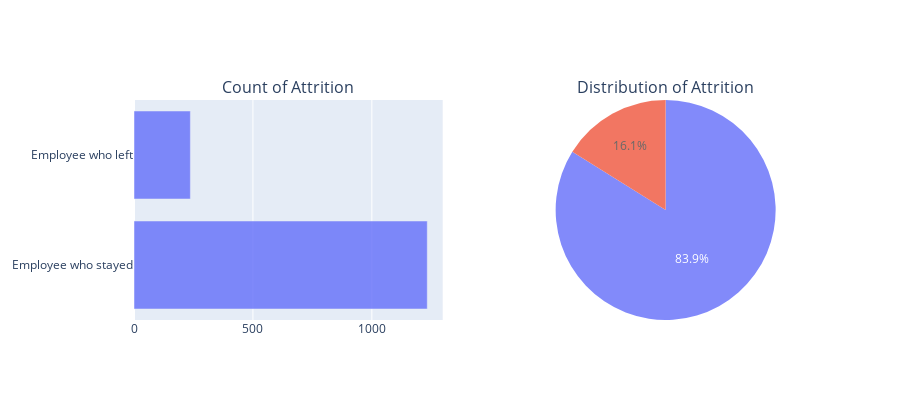

This figure's notebook cell:
### Code cell
fig = make_subplots(rows=1, cols=2,
                    specs=[[{"type":"xy"},{"type":"domain"}]],
                    subplot_titles= ("Count of Attrition", "Distribution of Attrition"))

fig.add_trace(go.Bar(x = employee_df['Attrition'].value_counts(),
                     y = ['Employee who stayed', 'Employee who left'],
                     orientation = 'h',
                     opacity=0.8),
                     row=1,col=1)

fig.add_trace(go.Pie(values=employee_df['Attrition'].value_counts(),
                    opacity=0.8),
                    row=1, col=2)
fig.update_layout(height=400, showlegend=False)

fig.show()

### Figure 1 — Plotly figure (JSON) as saved in the notebook; plotly's stock layout.template omitted (floating-point values rounded to 4 significant figures)
{"data": [{"opacity": 0.8, "orientation": "h", "x": [1233, 237], "y": ["Employee who stayed", "Employee who left"], "type": "bar", "xaxis": "x", "yaxis": "y"}, {"opacity": 0.8, "values": [1233, 237], "type": "pie", "domain": {"x": [0.55, 1], "y": [0, 1]}}], "layout": {"xaxis": {"anchor": "y", "domain": [0, 0.45]}, "yaxis": {"anchor": "x", "domain": [0, 1]}, "annotations": [{"font": {"size": 16}, "showarrow": false, "text": "Count of Attrition", "x": 0.225, "xanchor": "center", "xref": "paper", "y": 1, "yanchor": "bottom", "yref": "paper"}, {"font": {"size": 16}, "showarrow": false, "text": "Distribution of Attrition", "x": 0.775, "xanchor": "center", "xref": "paper", "y": 1, "yanchor": "bottom", "yref": "paper"}], "height": 400, "showlegend": false}}
